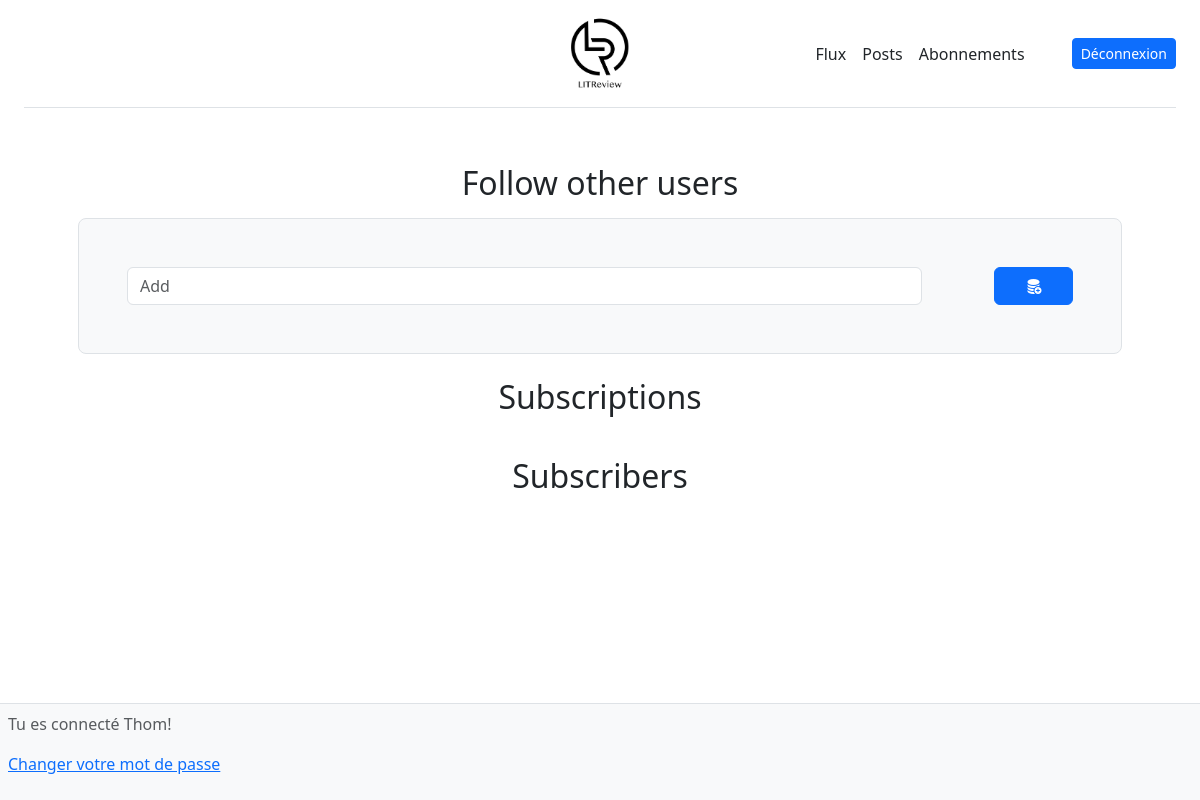
Page /subscription/ (signed in) on the earlier database version.
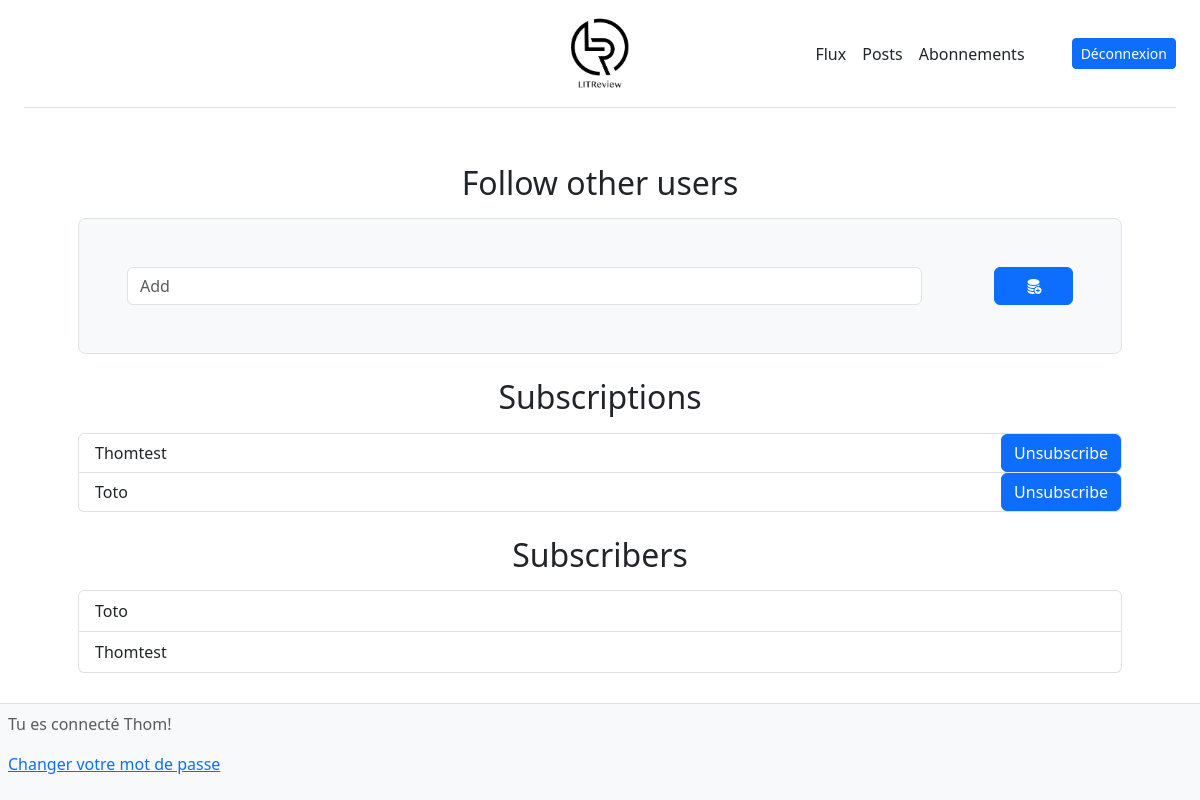
Same page on the later database version.
### mvp/models.py (models this page shows, shortened)
class UserFollows(models.Model):
    user = models.ForeignKey(to=settings.AUTH_USER_MODEL, on_delete=models.CASCADE, related_name='following')
    followed_user = models.ForeignKey(to=settings.AUTH_USER_MODEL, on_delete=models.CASCADE,
                                      related_name='following_by')
    class Meta:
        constraints = [
            models.UniqueConstraint(fields=['user', 'followed_user'], name="unique_user")
        ]

### authentication/models.py (models this page shows, shortened)
class MyUser(AbstractBaseUser, PermissionsMixin):
    username = models.CharField(max_length=40, unique=True)
    USERNAME_FIELD = 'username'
    EMAIL_FIELD = 'email'
    ADMINISTRATOR = 'ADMINISTRATOR'
    SUBSCRIBER = 'SUBSCRIBER'
    ROLE_CHOICES = [
        (ADMINISTRATOR, 'Administrateur'),
        (SUBSCRIBER, 'Utilisateur'),
    ]
    REQUIRED_FIELDS = ['email']
    email = models.EmailField(
        verbose_name='email address',
        max_length=255,
        unique=True,
        null=True,
        blank=True,
    )
    role = models.CharField(max_length=30, choices=ROLE_CHOICES, default=SUBSCRIBER, verbose_name='Rôle')
    is_active = models.BooleanField(default=True)
    is_admin = models.BooleanField(default=False)
    objects = MyCustomManager()
    def __str__(self):
        return self.username

### mvp/views.py (the view, shortened to what this page needs)
# urls.py: path('subscription/', mvp.views.FollowUsers.as_view(), name='subscription'),
class FollowUsers(LoginRequiredMixin, View):
    template_name = 'follow_users_forms.html'
    User = get_user_model()
    user_searching = User.objects.all()
    def get(self, request, *args, **kwargs):
        user_follows = UserFollows.objects.filter(user=request.user)
        user_followers = UserFollows.objects.filter(followed_user=request.user)
        other_users = self.user_searching.exclude(username=request.user)
        for user in user_follows:
            other_users = other_users.exclude(username=user.followed_user)
        context = {
            'users': other_users,
            'user_follows': user_follows,
            'user_followers': user_followers
        }
        return render(request, self.template_name, context=context)

### mvp/templates/follow_users_forms.html (shortened to what this page needs)
{% extends 'base.html' %}
{% load i18n %}
{% load django_bootstrap5 %}
{% block bootstrap5_extra_head %}<link rel="stylesheet" href="https://cdn.jsdelivr.net/npm/bootstrap-icons@1.10.3/font/bootstrap-icons.css">{% endblock %}
{% block content %}
<div class="container-fluid">
    <div class="px-4 py-2 my-5 text-center">
        <h2>{% translate 'Follow other users' %}</h2>
        <form class="p-4 p-md-5 border rounded-3 bg-light mt-3" method="post" >
            <div class="d-flex flex-nowrap justify-content-center">
                <div class="input-group">
                    <div class="col-11">
                        <input type="search"  class="form-control" list="users_list" placeholder="{% translate 'Add' %}"  aria-label="{% translate 'Search' %}"  name="add" />
                    </div>
                </div>
                <button type="submit" class="col-1 btn btn-primary" name="add">
                    <i class="bi bi-database-fill-add"></i>
                </button>
            </div>
        </form>
        <article class="mt-4">
            <h2>{% translate 'Subscriptions' %}</h2>
            <form method="post">
                <ul class="list-group mt-3">
                    {% for user_followed in user_follows %}
                        <li class="list-group-item align-items-center my-0 py-0 pe-0 rounded-end">
                            <div class="d-flex justify-content-between">
                                <div class="d-flex align-items-center">{{ user_followed.followed_user }}</div>
                                <button type="submit" class="btn btn-primary" name="Unsubscribe" value={{user_followed.followed_user}} >{% translate 'Unsubscribe' %}</button>
                            </div>
                        </li>
                    {% endfor %}
                </ul>
            </form>
        </article>
        <article class="mt-4">
            <h2>{% translate 'Subscribers' %}</h2>
             <ul class="list-group mt-3">
                   {% for user_followed in user_followers %}
                        <li class="list-group-item">
                            <div class="d-flex align-items-center">{{ user_followed.user }}</div>
                        </li>
                    {% endfor %}
                </ul>
        </article>
    </div>
</div>
{% endblock content %}

Differences in the rows shown:
added UserFollows: followed_user "Thomtest", shown under "Subscriptions"
added UserFollows: followed_user "Toto", shown under "Subscriptions"
added UserFollows: user "Toto", shown under "Subscribers"
added UserFollows: user "Thomtest", shown under "Subscribers"
